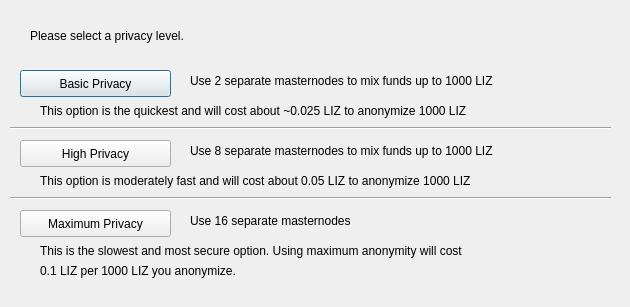
<?xml version="1.0" encoding="UTF-8"?>
<ui version="4.0">
 <class>DarksendConfig</class>
 <widget class="QDialog" name="DarksendConfig">
  <property name="geometry">
   <rect>
    <x>0</x>
    <y>0</y>
    <width>630</width>
    <height>307</height>
   </rect>
  </property>
  <property name="windowTitle">
   <string>Configure Darksend</string>
  </property>
  <widget class="QPushButton" name="buttonBasic">
   <property name="geometry">
    <rect>
     <x>20</x>
     <y>70</y>
     <width>151</width>
     <height>27</height>
    </rect>
   </property>
   <property name="text">
    <string>Basic Privacy</string>
   </property>
  </widget>
  <widget class="QPushButton" name="buttonHigh">
   <property name="geometry">
    <rect>
     <x>20</x>
     <y>140</y>
     <width>151</width>
     <height>27</height>
    </rect>
   </property>
   <property name="text">
    <string>High Privacy</string>
   </property>
  </widget>
  <widget class="QPushButton" name="buttonMax">
   <property name="geometry">
    <rect>
     <x>20</x>
     <y>210</y>
     <width>151</width>
     <height>27</height>
    </rect>
   </property>
   <property name="text">
    <string>Maximum Privacy</string>
   </property>
  </widget>
  <widget class="QLabel" name="label">
   <property name="geometry">
    <rect>
     <x>30</x>
     <y>20</y>
     <width>571</width>
     <height>31</height>
    </rect>
   </property>
   <property name="text">
    <string>Please select a privacy level.</string>
   </property>
  </widget>
  <widget class="QLabel" name="label_2">
   <property name="geometry">
    <rect>
     <x>190</x>
     <y>70</y>
     <width>421</width>
     <height>21</height>
    </rect>
   </property>
   <property name="text">
    <string>Use 2 separate masternodes to mix funds up to 1000 LIZ</string>
   </property>
  </widget>
  <widget class="QLabel" name="label_3">
   <property name="geometry">
    <rect>
     <x>190</x>
     <y>140</y>
     <width>411</width>
     <height>21</height>
    </rect>
   </property>
   <property name="text">
    <string>Use 8 separate masternodes to mix funds up to 1000 LIZ</string>
   </property>
  </widget>
  <widget class="QLabel" name="label_4">
   <property name="geometry">
    <rect>
     <x>190</x>
     <y>210</y>
     <width>421</width>
     <height>21</height>
    </rect>
   </property>
   <property name="text">
    <string>Use 16 separate masternodes</string>
   </property>
  </widget>
  <widget class="QLabel" name="label_6">
   <property name="geometry">
    <rect>
     <x>40</x>
     <y>100</y>
     <width>561</width>
     <height>21</height>
    </rect>
   </property>
   <property name="text">
    <string>This option is the quickest and will cost about ~0.025 LIZ to anonymize 1000 LIZ</string>
   </property>
  </widget>
  <widget class="QLabel" name="label_7">
   <property name="geometry">
    <rect>
     <x>40</x>
     <y>170</y>
     <width>561</width>
     <height>21</height>
    </rect>
   </property>
   <property name="text">
    <string>This option is moderately fast and will cost about 0.05 LIZ to anonymize 1000 LIZ</string>
   </property>
  </widget>
  <widget class="QLabel" name="label_8">
   <property name="geometry">
    <rect>
     <x>40</x>
     <y>240</y>
     <width>561</width>
     <height>21</height>
    </rect>
   </property>
   <property name="text">
    <string>This is the slowest and most secure option. Using maximum anonymity will cost</string>
   </property>
  </widget>
  <widget class="QLabel" name="label_9">
   <property name="geometry">
    <rect>
     <x>40</x>
     <y>260</y>
     <width>561</width>
     <height>21</height>
    </rect>
   </property>
   <property name="text">
    <string>0.1 LIZ per 1000 LIZ you anonymize.</string>
   </property>
  </widget>
  <widget class="Line" name="line">
   <property name="geometry">
    <rect>
     <x>10</x>
     <y>120</y>
     <width>601</width>
     <height>16</height>
    </rect>
   </property>
   <property name="orientation">
    <enum>Qt::Horizontal</enum>
   </property>
  </widget>
  <widget class="Line" name="line_2">
   <property name="geometry">
    <rect>
     <x>10</x>
     <y>190</y>
     <width>601</width>
     <height>16</height>
    </rect>
   </property>
   <property name="orientation">
    <enum>Qt::Horizontal</enum>
   </property>
  </widget>
 </widget>
 <resources/>
 <connections/>
</ui>
